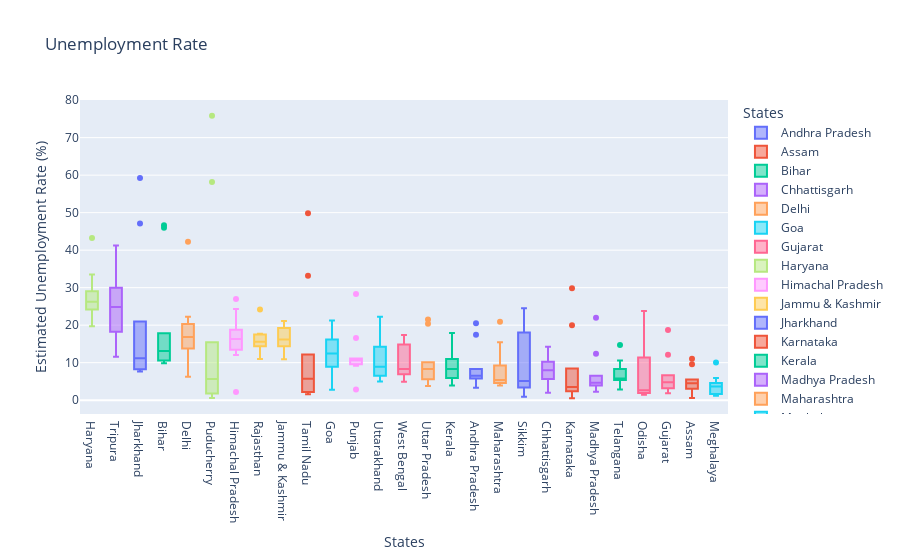

Notebook source saved alongside this figure:
### Code cell
# Data Analysis
# Plotting the Unemployment Rate according to States
fig = px.box(data, x='States', y='Estimated Unemployment Rate (%)',
             color='States', title='Unemployment Rate', template='plotly')
fig.update_layout(xaxis={'categoryorder': 'total descending'})
fig.show()

### Figure 1 — Plotly figure (JSON) as saved in the notebook; plotly's stock layout.template omitted (floating-point values rounded to 4 significant figures)
{"data": [{"alignmentgroup": "True", "hovertemplate": "States=%{x}<br>Estimated Unemployment Rate (%)=%{y}<extra></extra>", "legendgroup": "Andhra Pradesh", "marker": {"color": "#636efa"}, "name": "Andhra Pradesh", "notched": false, "offsetgroup": "Andhra Pradesh", "orientation": "v", "showlegend": true, "type": "box", "x": ["Andhra Pradesh", "Andhra Pradesh", "Andhra Pradesh", "Andhra Pradesh", "Andhra Pradesh", "Andhra Pradesh", "Andhra Pradesh", "Andhra Pradesh", "Andhra Pradesh", "Andhra Pradesh"], "x0": " ", "xaxis": "x", "y": [5.48, 5.83, 5.79, 20.51, 17.43, 3.31, 8.34, 6.96, 6.4, 6.59], "y0": " ", "yaxis": "y"}, {"alignmentgroup": "True", "hovertemplate": "States=%{x}<br>Estimated Unemployment Rate (%)=%{y}<extra></extra>", "legendgroup": "Assam", "marker": {"color": "#EF553B"}, "name": "Assam", "notched": false, "offsetgroup": "Assam", "orientation": "v", "showlegend": true, "type": "box", "x": ["Assam", "Assam", "Assam", "Assam", "Assam", "Assam", "Assam", "Assam", "Assam", "Assam"], "x0": " ", "xaxis": "x", "y": [4.66, 4.41, 4.77, 11.06, 9.55, 0.6, 3.77, 5.53, 1.19, 3.02], "y0": " ", "yaxis": "y"}, {"alignmentgroup": "True", "hovertemplate": "States=%{x}<br>Estimated Unemployment Rate (%)=%{y}<extra></extra>", "legendgroup": "Bihar", "marker": {"color": "#00cc96"}, "name": "Bihar", "notched": false, "offsetgroup": "Bihar", "orientation": "v", "showlegend": true, "type": "box", "x": ["Bihar", "Bihar", "Bihar", "Bihar", "Bihar", "Bihar", "Bihar", "Bihar", "Bihar", "Bihar"], "x0": " ", "xaxis": "x", "y": [10.61, 10.29, 15.43, 46.64, 45.96, 17.82, 12.79, 13.44, 11.91, 9.82], "y0": " ", "yaxis": "y"}, {"alignmentgroup": "True", "hovertemplate": "States=%{x}<br>Estimated Unemployment Rate (%)=%{y}<extra></extra>", "legendgroup": "Chhattisgarh", "marker": {"color": "#ab63fa"}, "name": "Chhattisgarh", "notched": false, "offsetgroup": "Chhattisgarh", "orientation": "v", "showlegend": true, "type": "box", "x": ["Chhattisgarh", "Chhattisgarh", "Chhattisgarh", "Chhattisgarh", "Chhattisgarh", "Chhattisgarh", "Chhattisgarh", "Chhattisgarh", "Chhattisgarh", "Chhattisgarh"], "x0": " ", "xaxis": "x", "y": [9.65, 8.38, 7.54, 3.41, 10.5, 14.23, 10.27, 5.63, 1.96, 6.62], "y0": " ", "yaxis": "y"}, {"alignmentgroup": "True", "hovertemplate": "States=%{x}<br>Estimated Unemployment Rate (%)=%{y}<extra></extra>", "legendgroup": "Delhi", "marker": {"color": "#FFA15A"}, "name": "Delhi", "notched": false, "offsetgroup": "Delhi", "orientation": "v", "showlegend": true, "type": "box", "x": ["Delhi", "Delhi", "Delhi", "Delhi", "Delhi", "Delhi", "Delhi", "Delhi", "Delhi", "Delhi"], "x0": " ", "xaxis": "x", "y": [22.23, 14.84, 17.04, 16.68, 42.27, 18.19, 20.3, 13.79, 12.53, 6.27], "y0": " ", "yaxis": "y"}, {"alignmentgroup": "True", "hovertemplate": "States=%{x}<br>Estimated Unemployment Rate (%)=%{y}<extra></extra>", "legendgroup": "Goa", "marker": {"color": "#19d3f3"}, "name": "Goa", "notched": false, "offsetgroup": "Goa", "orientation": "v", "showlegend": true, "type": "box", "x": ["Goa", "Goa", "Goa", "Goa", "Goa", "Goa", "Goa", "Goa", "Goa", "Goa"], "x0": " ", "xaxis": "x", "y": [8.89, 2.81, 5.25, 13.31, 21.25, 9.96, 17.07, 16.21, 15.38, 11.54], "y0": " ", "yaxis": "y"}, {"alignmentgroup": "True", "hovertemplate": "States=%{x}<br>Estimated Unemployment Rate (%)=%{y}<extra></extra>", "legendgroup": "Gujarat", "marker": {"color": "#FF6692"}, "name": "Gujarat", "notched": false, "offsetgroup": "Gujarat", "orientation": "v", "showlegend": true, "type": "box", "x": ["Gujarat", "Gujarat", "Gujarat", "Gujarat", "Gujarat", "Gujarat", "Gujarat", "Gujarat", "Gujarat", "Gujarat"], "x0": " ", "xaxis": "x", "y": [5.54, 6.38, 6.66, 18.71, 12.11, 3.2, 1.84, 1.87, 3.42, 4.03], "y0": " ", "yaxis": "y"}, {"alignmentgroup": "True", "hovertemplate": "States=%{x}<br>Estimated Unemployment Rate (%)=%{y}<extra></extra>", "legendgroup": "Haryana", "marker": {"color": "#B6E880"}, "name": "Haryana", "notched": false, "offsetgroup": "Haryana", "orientation": "v", "showlegend": true, "type": "box", "x": ["Haryana", "Haryana", "Haryana", "Haryana", "Haryana", "Haryana", "Haryana", "Haryana", "Haryana", "Haryana"], "x0": " ", "xaxis": "x", "y": [20.34, 25.77, 25.05, 43.22, 29.02, 26.7, 24.18, 33.5, 19.68, 27.31], "y0": " ", "yaxis": "y"}, {"alignmentgroup": "True", "hovertemplate": "States=%{x}<br>Estimated Unemployment Rate (%)=%{y}<extra></extra>", "legendgroup": "Himachal Pradesh", "marker": {"color": "#FF97FF"}, "name": "Himachal Pradesh", "notched": false, "offsetgroup": "Himachal Pradesh", "orientation": "v", "showlegend": true, "type": "box", "x": ["Himachal Pradesh", "Himachal Pradesh", "Himachal Pradesh", "Himachal Pradesh", "Himachal Pradesh", "Himachal Pradesh", "Himachal Pradesh", "Himachal Pradesh", "Himachal Pradesh", "Himachal Pradesh"], "x0": " ", "xaxis": "x", "y": [16.83, 16.84, 18.76, 2.2, 26.95, 13.47, 24.31, 15.79, 12.04, 13.46], "y0": " ", "yaxis": "y"}, {"alignmentgroup": "True", "hovertemplate": "States=%{x}<br>Estimated Unemployment Rate (%)=%{y}<extra></extra>", "legendgroup": "Jammu & Kashmir", "marker": {"color": "#FECB52"}, "name": "Jammu & Kashmir", "notched": false, "offsetgroup": "Jammu & Kashmir", "orientation": "v", "showlegend": true, "type": "box", "x": ["Jammu & Kashmir", "Jammu & Kashmir", "Jammu & Kashmir", "Jammu & Kashmir", "Jammu & Kashmir", "Jammu & Kashmir", "Jammu & Kashmir", "Jammu & Kashmir", "Jammu & Kashmir"], "x0": " ", "xaxis": "x", "y": [21.08, 20.78, 15.5, 18.74, 17.92, 10.88, 11.09, 16.17, 16.14], "y0": " ", "yaxis": "y"}, {"alignmentgroup": "True", "hovertemplate": "States=%{x}<br>Estimated Unemployment Rate (%)=%{y}<extra></extra>", "legendgroup": "Jharkhand", "marker": {"color": "#636efa"}, "name": "Jharkhand", "notched": false, "offsetgroup": "Jharkhand", "orientation": "v", "showlegend": true, "type": "box", "x": ["Jharkhand", "Jharkhand", "Jharkhand", "Jharkhand", "Jharkhand", "Jharkhand", "Jharkhand", "Jharkhand", "Jharkhand", "Jharkhand"], "x0": " ", "xaxis": "x", "y": [10.61, 11.85, 8.23, 47.09, 59.23, 20.95, 7.63, 9.76, 8.24, 11.8], "y0": " ", "yaxis": "y"}, {"alignmentgroup": "True", "hovertemplate": "States=%{x}<br>Estimated Unemployment Rate (%)=%{y}<extra></extra>", "legendgroup": "Karnataka", "marker": {"color": "#EF553B"}, "name": "Karnataka", "notched": false, "offsetgroup": "Karnataka", "orientation": "v", "showlegend": true, "type": "box", "x": ["Karnataka", "Karnataka", "Karnataka", "Karnataka", "Karnataka", "Karnataka", "Karnataka", "Karnataka", "Karnataka", "Karnataka"], "x0": " ", "xaxis": "x", "y": [2.86, 3.61, 3.46, 29.84, 19.97, 8.44, 4.01, 0.5, 2.41, 1.58], "y0": " ", "yaxis": "y"}, {"alignmentgroup": "True", "hovertemplate": "States=%{x}<br>Estimated Unemployment Rate (%)=%{y}<extra></extra>", "legendgroup": "Kerala", "marker": {"color": "#00cc96"}, "name": "Kerala", "notched": false, "offsetgroup": "Kerala", "orientation": "v", "showlegend": true, "type": "box", "x": ["Kerala", "Kerala", "Kerala", "Kerala", "Kerala", "Kerala", "Kerala", "Kerala", "Kerala", "Kerala"], "x0": " ", "xaxis": "x", "y": [5.31, 7.6, 8.99, 16.99, 17.88, 9.71, 7.09, 10.98, 5.91, 3.88], "y0": " ", "yaxis": "y"}, {"alignmentgroup": "True", "hovertemplate": "States=%{x}<br>Estimated Unemployment Rate (%)=%{y}<extra></extra>", "legendgroup": "Madhya Pradesh", "marker": {"color": "#ab63fa"}, "name": "Madhya Pradesh", "notched": false, "offsetgroup": "Madhya Pradesh", "orientation": "v", "showlegend": true, "type": "box", "x": ["Madhya Pradesh", "Madhya Pradesh", "Madhya Pradesh", "Madhya Pradesh", "Madhya Pradesh", "Madhya Pradesh", "Madhya Pradesh", "Madhya Pradesh", "Madhya Pradesh", "Madhya Pradesh"], "x0": " ", "xaxis": "x", "y": [4.11, 4.57, 2.22, 12.36, 21.98, 6.48, 5.08, 4.7, 3.91, 3.13], "y0": " ", "yaxis": "y"}, {"alignmentgroup": "True", "hovertemplate": "States=%{x}<br>Estimated Unemployment Rate (%)=%{y}<extra></extra>", "legendgroup": "Maharashtra", "marker": {"color": "#FFA15A"}, "name": "Maharashtra", "notched": false, "offsetgroup": "Maharashtra", "orientation": "v", "showlegend": true, "type": "box", "x": ["Maharashtra", "Maharashtra", "Maharashtra", "Maharashtra", "Maharashtra", "Maharashtra", "Maharashtra", "Maharashtra", "Maharashtra", "Maharashtra"], "x0": " ", "xaxis": "x", "y": [4.95, 4.69, 5.79, 20.9, 15.46, 9.23, 3.89, 6.23, 4.55, 4.1], "y0": " ", "yaxis": "y"}, {"alignmentgroup": "True", "hovertemplate": "States=%{x}<br>Estimated Unemployment Rate (%)=%{y}<extra></extra>", "legendgroup": "Meghalaya", "marker": {"color": "#19d3f3"}, "name": "Meghalaya", "notched": false, "offsetgroup": "Meghalaya", "orientation": "v", "showlegend": true, "type": "box", "x": ["Meghalaya", "Meghalaya", "Meghalaya", "Meghalaya", "Meghalaya", "Meghalaya", "Meghalaya", "Meghalaya", "Meghalaya", "Meghalaya"], "x0": " ", "xaxis": "x", "y": [1.66, 3.59, 1.58, 10.03, 5.92, 1.15, 2.1, 3.74, 4.29, 4.6], "y0": " ", "yaxis": "y"}, {"alignmentgroup": "True", "hovertemplate": "States=%{x}<br>Estimated Unemployment Rate (%)=%{y}<extra></extra>", "legendgroup": "Odisha", "marker": {"color": "#FF6692"}, "name": "Odisha", "notched": false, "offsetgroup": "Odisha", "orientation": "v", "showlegend": true, "type": "box", "x": ["Odisha", "Odisha", "Odisha", "Odisha", "Odisha", "Odisha", "Odisha", "Odisha", "Odisha", "Odisha"], "x0": " ", "xaxis": "x", "y": [1.9, 3.12, 13.08, 23.76, 11.41, 3.77, 1.88, 1.42, 2.1, 2.18], "y0": " ", "yaxis": "y"}, {"alignmentgroup": "True", "hovertemplate": "States=%{x}<br>Estimated Unemployment Rate (%)=%{y}<extra></extra>", "legendgroup": "Puducherry", "marker": {"color": "#B6E880"}, "name": "Puducherry", "notched": false, "offsetgroup": "Puducherry", "orientation": "v", "showlegend": true, "type": "box", "x": ["Puducherry", "Puducherry", "Puducherry", "Puducherry", "Puducherry", "Puducherry", "Puducherry", "Puducherry", "Puducherry", "Puducherry"], "x0": " ", "xaxis": "x", "y": [0.58, 1.76, 1.2, 75.85, 58.19, 4.24, 15.47, 5.05, 10.9, 6.18], "y0": " ", "yaxis": "y"}, {"alignmentgroup": "True", "hovertemplate": "States=%{x}<br>Estimated Unemployment Rate (%)=%{y}<extra></extra>", "legendgroup": "Punjab", "marker": {"color": "#FF97FF"}, "name": "Punjab", "notched": false, "offsetgroup": "Punjab", "orientation": "v", "showlegend": true, "type": "box", "x": ["Punjab", "Punjab", "Punjab", "Punjab", "Punjab", "Punjab", "Punjab", "Punjab", "Punjab", "Punjab"], "x0": " ", "xaxis": "x", "y": [11.11, 10.97, 10.32, 2.86, 28.33, 16.55, 9.19, 10.99, 9.61, 9.88], "y0": " ", "yaxis": "y"}, {"alignmentgroup": "True", "hovertemplate": "States=%{x}<br>Estimated Unemployment Rate (%)=%{y}<extra></extra>", "legendgroup": "Rajasthan", "marker": {"color": "#FECB52"}, "name": "Rajasthan", "notched": false, "offsetgroup": "Rajasthan", "orientation": "v", "showlegend": true, "type": "box", "x": ["Rajasthan", "Rajasthan", "Rajasthan", "Rajasthan", "Rajasthan", "Rajasthan", "Rajasthan", "Rajasthan", "Rajasthan", "Rajasthan"], "x0": " ", "xaxis": "x", "y": [10.97, 15.16, 11.9, 17.7, 15.74, 14.39, 15.81, 17.51, 15.35, 24.15], "y0": " ", "yaxis": "y"}, {"alignmentgroup": "True", "hovertemplate": "States=%{x}<br>Estimated Unemployment Rate (%)=%{y}<extra></extra>", "legendgroup": "Sikkim", "marker": {"color": "#636efa"}, "name": "Sikkim", "notched": false, "offsetgroup": "Sikkim", "orientation": "v", "showlegend": true, "type": "box", "x": ["Sikkim", "Sikkim", "Sikkim", "Sikkim", "Sikkim", "Sikkim", "Sikkim", "Sikkim"], "x0": " ", "xaxis": "x", "y": [23.57, 2.28, 24.51, 4.46, 4.45, 12.49, 5.7, 0.88], "y0": " ", "yaxis": "y"}, {"alignmentgroup": "True", "hovertemplate": "States=%{x}<br>Estimated Unemployment Rate (%)=%{y}<extra></extra>", "legendgroup": "Tamil Nadu", "marker": {"color": "#EF553B"}, "name": "Tamil Nadu", "notched": false, "offsetgroup": "Tamil Nadu", "orientation": "v", "showlegend": true, "type": "box", "x": ["Tamil Nadu", "Tamil Nadu", "Tamil Nadu", "Tamil Nadu", "Tamil Nadu", "Tamil Nadu", "Tamil Nadu", "Tamil Nadu", "Tamil Nadu", "Tamil Nadu"], "x0": " ", "xaxis": "x", "y": [1.57, 2.09, 6.4, 49.83, 33.16, 12.2, 6.81, 2.65, 5, 2.16], "y0": " ", "yaxis": "y"}, {"alignmentgroup": "True", "hovertemplate": "States=%{x}<br>Estimated Unemployment Rate (%)=%{y}<extra></extra>", "legendgroup": "Telangana", "marker": {"color": "#00cc96"}, "name": "Telangana", "notched": false, "offsetgroup": "Telangana", "orientation": "v", "showlegend": true, "type": "box", "x": ["Telangana", "Telangana", "Telangana", "Telangana", "Telangana", "Telangana", "Telangana", "Telangana", "Telangana", "Telangana"], "x0": " ", "xaxis": "x", "y": [5.49, 8.29, 5.77, 6.25, 14.7, 10.55, 5.36, 5.79, 3.27, 2.86], "y0": " ", "yaxis": "y"}, {"alignmentgroup": "True", "hovertemplate": "States=%{x}<br>Estimated Unemployment Rate (%)=%{y}<extra></extra>", "legendgroup": "Tripura", "marker": {"color": "#ab63fa"}, "name": "Tripura", "notched": false, "offsetgroup": "Tripura", "orientation": "v", "showlegend": true, "type": "box", "x": ["Tripura", "Tripura", "Tripura", "Tripura", "Tripura", "Tripura", "Tripura", "Tripura", "Tripura", "Tripura"], "x0": " ", "xaxis": "x", "y": [32.67, 28.4, 29.95, 41.23, 21.51, 21.71, 18.24, 27.92, 17.35, 11.57], "y0": " ", "yaxis": "y"}, {"alignmentgroup": "True", "hovertemplate": "States=%{x}<br>Estimated Unemployment Rate (%)=%{y}<extra></extra>", "legendgroup": "Uttar Pradesh", "marker": {"color": "#FFA15A"}, "name": "Uttar Pradesh", "notched": false, "offsetgroup": "Uttar Pradesh", "orientation": "v", "showlegend": true, "type": "box", "x": ["Uttar Pradesh", "Uttar Pradesh", "Uttar Pradesh", "Uttar Pradesh", "Uttar Pradesh", "Uttar Pradesh", "Uttar Pradesh", "Uttar Pradesh", "Uttar Pradesh", "Uttar Pradesh"], "x0": " ", "xaxis": "x", "y": [7.58, 8.98, 10.11, 21.54, 20.41, 9.47, 5.56, 5.79, 4.18, 3.75], "y0": " ", "yaxis": "y"}, {"alignmentgroup": "True", "hovertemplate": "States=%{x}<br>Estimated Unemployment Rate (%)=%{y}<extra></extra>", "legendgroup": "Uttarakhand", "marker": {"color": "#19d3f3"}, "name": "Uttarakhand", "notched": false, "offsetgroup": "Uttarakhand", "orientation": "v", "showlegend": true, "type": "box", "x": ["Uttarakhand", "Uttarakhand", "Uttarakhand", "Uttarakhand", "Uttarakhand", "Uttarakhand", "Uttarakhand", "Uttarakhand", "Uttarakhand", "Uttarakhand"], "x0": " ", "xaxis": "x", "y": [5.49, 4.99, 19.85, 6.48, 8.01, 8.61, 12.38, 14.26, 22.26, 9.23], "y0": " ", "yaxis": "y"}, {"alignmentgroup": "True", "hovertemplate": "States=%{x}<br>Estimated Unemployment Rate (%)=%{y}<extra></extra>", "legendgroup": "West Bengal", "marker": {"color": "#FF6692"}, "name": "West Bengal", "notched": false, "offsetgroup": "West Bengal", "orientation": "v", "showlegend": true, "type": "box", "x": ["West Bengal", "West Bengal", "West Bengal", "West Bengal", "West Bengal", "West Bengal", "West Bengal", "West Bengal", "West Bengal", "West Bengal"], "x0": " ", "xaxis": "x", "y": [6.94, 4.92, 6.92, 17.41, 17.41, 7.29, 6.83, 14.87, 9.35, 9.98], "y0": " ", "yaxis": "y"}], "layout": {"boxmode": "overlay", "legend": {"title": {"text": "States"}, "tracegroupgap": 0}, "title": {"text": "Unemployment Rate"}, "xaxis": {"anchor": "y", "categoryarray": ["Andhra Pradesh", "Assam", "Bihar", "Chhattisgarh", "Delhi", "Goa", "Gujarat", "Haryana", "Himachal Pradesh", "Jammu & Kashmir", "Jharkhand", "Karnataka", "Kerala", "Madhya Pradesh", "Maharashtra", "Meghalaya", "Odisha", "Puducherry", "Punjab", "Rajasthan", "Sikkim", "Tamil Nadu", "Telangana", "Tripura", "Uttar Pradesh", "Uttarakhand", "West Bengal"], "categoryorder": "total descending", "domain": [0, 1], "title": {"text": "States"}}, "yaxis": {"anchor": "x", "domain": [0, 1], "title": {"text": "Estimated Unemployment Rate (%)"}}}}
